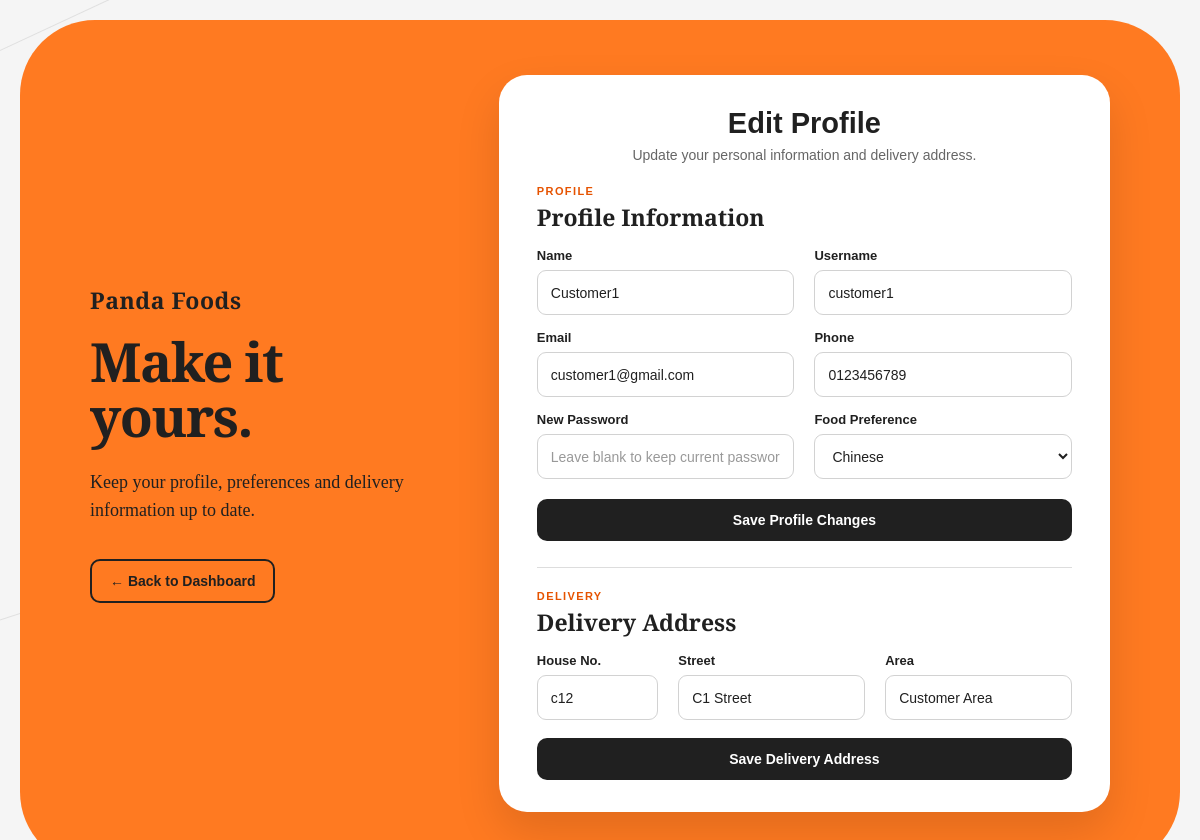
The page /edit_profile.php (signed in) on the database its author committed.
### tables this page shows
CREATE TABLE `customers` (
  `login_id` int(100) NOT NULL,
  `name` varchar(100) NOT NULL,
  `username` varchar(100) NOT NULL,
  `password` varchar(100) NOT NULL,
  `email` varchar(100) NOT NULL,
  `phone` varchar(100) NOT NULL,
  `dob` date NOT NULL,
  `house_no` varchar(100) NOT NULL,
  `street` varchar(100) NOT NULL,
  `area` varchar(100) NOT NULL,
  `foodPreference` varchar(100) NOT NULL
);

### edit_profile.php (the view, shortened to what this page needs)
<?php
require_once('DBconnect.php');
$login_id = $_SESSION['login_id'];
$query = "SELECT * FROM customers
          WHERE login_id = '$login_id'";
$result = mysqli_query($conn, $query);
$customer = mysqli_fetch_assoc($result);
?>
<!DOCTYPE html>
<html lang="en">
<head>
    <link rel="stylesheet" href="style.css?v=2">
</head>
<body class="edit-profile-page">
    <div class="background-particles"
         aria-hidden="true">
    </div>
    <main class="edit-profile-shell">
        <section class="edit-profile-branding">
            <p class="brand-label">
                Panda Foods
            </p>
            <h1>
                Make it<br>
                yours.
            </h1>
            <p class="brand-description">
                Keep your profile, preferences and
                delivery information up to date.
            </p>
            <a href="user_dashboard.php"
               class="edit-profile-back">
                ← Back to Dashboard
            </a>
        </section>
        <section class="edit-profile-card">
            <div class="edit-profile-card-heading">
                <h2>Edit Profile</h2>
                <p>
                    Update your personal information and delivery address.
                </p>
            </div>
            <div class="edit-profile-section-heading">
                <span>PROFILE</span>
                <h3>Profile Information</h3>
            </div>
            <form action="edit_profile.php"
                  method="POST">
                <div class="edit-profile-grid">
                    <div class="edit-profile-form-group">
                        <label for="name">
                            Name
                        </label>
                        <input type="text"
                               id="name"
                               name="name"
                               value="<?php
                               echo htmlspecialchars(
                                   $customer['name']
                               );
                               ?>"
                               required>
                    </div>
                    <div class="edit-profile-form-group">
                        <label for="username">
                            Username
                        </label>
                        <input type="text"
                               id="username"
                               name="username"
                               value="<?php
                               echo htmlspecialchars(
                                   $customer['username']
                               );
                               ?>"
                               required>
                    </div>
                    <div class="edit-profile-form-group">
                        <label for="email">
                            Email
                        </label>
                        <input type="email"
                               id="email"
                               name="email"
                               value="<?php
                               echo htmlspecialchars(
                                   $customer['email']
                               );
                               ?>"
                               required>
                    </div>
                    <div class="edit-profile-form-group">
                        <label for="phone">
                            Phone
                        </label>
                        <input type="text"
                               id="phone"
                               name="phone"
                               value="<?php
                               echo htmlspecialchars(
                                   $customer['phone']
                               );
                               ?>"
                               required>
                    </div>
                    <div class="edit-profile-form-group">
                        <label for="password">
                            New Password
                        </label>
                        <input type="password"
                               id="password"
                               name="password"
                               placeholder="Leave blank to keep current password">
                    </div>
                    <div class="edit-profile-form-group">
                        <label for="foodPreference">
                            Food Preference
                        </label>
                        <select id="foodPreference"
                                name="foodPreference"
                                required>
                            <option value="Chinese"
                                <?php
                                if ($customer['foodPreference'] == 'Chinese')
                                    echo 'selected';
                                ?>>
                                Chinese
                            </option>
                        </select>
                    </div>
                </div>
                <button type="submit"
                        name="save_profile"
                        class="edit-profile-button">
                    Save Profile Changes
                </button>
            </form>
            <div class="edit-profile-divider"></div>
            <div class="edit-profile-section-heading">
                <span>DELIVERY</span>
                <h3>Delivery Address</h3>
            </div>
            <form action="edit_profile.php"
                  method="POST">
                <div class="edit-profile-address-grid">
                    <div class="edit-profile-form-group">
                        <label for="house_no">
                            House No.
                        </label>
                        <input type="text"
                               id="house_no"
                               name="house_no"
                               value="<?php
                               echo htmlspecialchars(
                                   $customer['house_no']
                               );
                               ?>"
                               required>
                    </div>
                    <div class="edit-profile-form-group">
                        <label for="street">
                            Street
                        </label>
                        <input type="text"
                               id="street"
                               name="street"
                               value="<?php
                               echo htmlspecialchars(
                                   $customer['street']
                               );
                               ?>"
                               required>
                    </div>
                    <div class="edit-profile-form-group">
                        <label for="area">
                            Area
                        </label>
                        <input type="text"
                               id="area"
                               name="area"
                               value="<?php
                               echo htmlspecialchars(
                                   $customer['area']
                               );
                               ?>"
                               required>
                    </div>
                </div>
                <button type="submit"
                        name="save_address"
                        class="edit-profile-button
                               edit-profile-address-button">
                    Save Delivery Address
                </button>
            </form>
        </section>
    </main>
</body>
</html>

### rows shown on the page
customers: name "Customer1", username "customer1", email "customer1@gmail.com", phone "0123456789", foodPreference "Chinese", house_no "c12", street "C1 Street", area "Customer Area"
